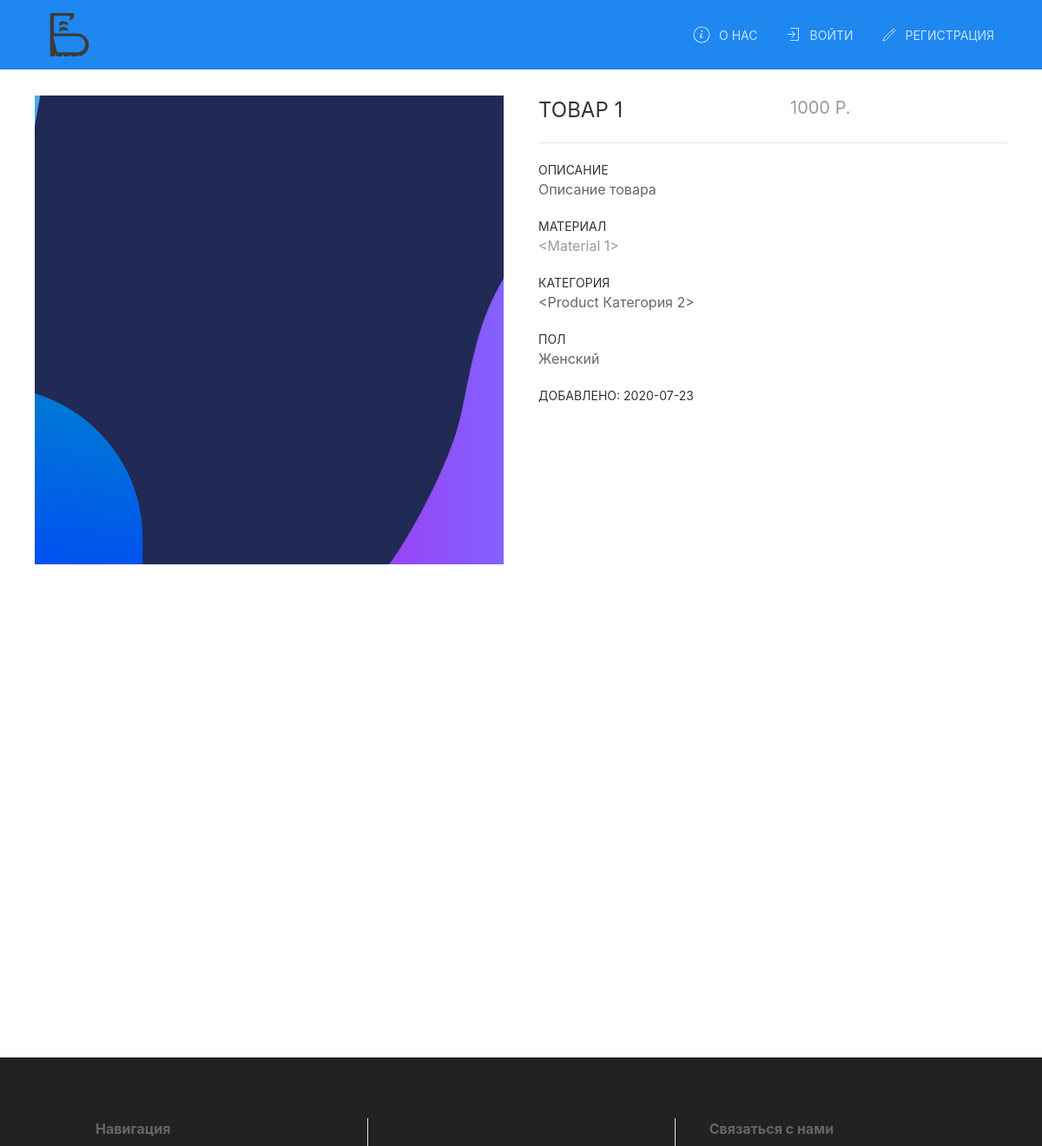
Page /products/target=1 on the committed database.
### py_market/models.py (models this page shows, shortened)
class ProductPhoto(db.Model):
    __tablename__ = "ProductPhoto"
    id = db.Column(db.Integer, primary_key=True)
    path = db.Column(db.String(250))
    products = db.Column(db.Integer, db.ForeignKey(Product.id))
    product = db.relationship(Product,
                              backref=db.backref("photos", lazy="subquery"),
                              foreign_keys=[products])

class Product(db.Model):
    __tablename__ = "Product"
    id = db.Column(db.Integer, primary_key=True, autoincrement=True)
    name = db.Column(db.String(100), nullable=False)
    price = db.Column(db.Float, nullable=False)
    male = db.Column(db.Boolean, nullable=True)
    brand = db.Column(db.String(100), nullable=True)
    description = db.Column(db.String(200))
    arrival_date = db.Column(db.Date(), default=date.today())

class Material(db.Model):
    __tablename__ = "Material"
    id = db.Column(db.Integer, primary_key=True)
    name = db.Column(db.String(100), nullable=False)
    description = db.Column(db.String(100), nullable=True)
    product_id = db.Column(db.Integer, db.ForeignKey("Product.id"))
    products = db.relationship("Product",
                               backref=db.backref("material", lazy="select", uselist=True),
                               secondary=products_materials,
                               uselist=True)

class Category(db.Model):
    __tablename__ = "Category"
    id = db.Column(db.Integer, primary_key=True)
    name = db.Column(db.String(100), nullable=False, unique=True)
    product_id = db.Column(db.Integer, db.ForeignKey("Product.id"))
    products = db.relationship("Product",
                               backref=db.backref("category", lazy="select", uselist=True),
                               secondary=products_categories,
                               uselist=True)
    def __repr__(self):
        return f"<Product {self.name}>"

### products/products.py (the view)
@bp_prods.route('/target=<int:id>')
def product_page(id):
    target_product = Product.query.filter(Product.id == id).first_or_404()
    return render_template("products/product_page.html", product=target_product)

### products/products.py (called while the page is built)
@bp_prods.before_request
def before_request():
    if current_user:
        g.user = current_user

### py_market/routes.py (called while the page is built)
@app.before_request
def before_request():
    if current_user:
        g.user = current_user

@app.context_processor
def inject_user():
    if current_user:
        return dict(user=g.user)

### products/templates/products/product_page.html (shortened to what this page needs)
{% extends "py_market/base.html" %}
{% block content %}
    {% with product = product %}
        <div class="uk-child-width-1-2" uk-grid>
            <div class="">
                {% if product.photos|length >= 1 %}
                    <div class="uk-position-relative uk-visible-toggle uk-light"
                         uk-slideshow="animation: pull; finite: true; ratio: 1:1;">
                        <ul class="uk-slideshow-items">
                            {% for photo in product.photos %}
                                <li>
                                    <img src="{{url_for('static', filename=photo.path) }}" alt="alt_img" uk-cover>
                                </li>
                            {% endfor %}
                        </ul>
                    </div>
                {% endif %}
            </div>
            <div>
                <div class="uk-grid uk-child-width-1-2 uk-flex-around">
                    <div>
                        <div class="uk-h3 uk-text-uppercase">
                            {{ product.name }}
                        </div>
                    </div>
                    <div>
                        <div class="uk-h4 uk-text-muted uk-text-uppercase">
                            {{ product.price }} Р.
                        </div>
                    </div>
                </div>
                <hr>
                <div class="">
                    <div class="uk-description-list">
                        {% if product.description %}
                            <dt>Описание</dt>
                            <dd>{{ product.description }}</dd>
                        {% endif %}
                        {% if product.material|length >= 1 %}
                            <dt>Материал</dt>
                            <dd class="uk-text-muted uk-text-middle">
                                {% for materials in product.material|groupby("name") %}
                                    {{ materials.list|join(", ") }}
                                {% endfor %}
                            </dd>
                        {% endif %}
                        {% if product.category|length %}
                            <dt>Категория</dt>
                             <dd>
                                {% for category in product.category|groupby("name") %}
                                    {{ category.list|join(",") }}
                                {% endfor %}
                            </dd>
                        {% endif %}
                        {% if product.male is defined %}
                            <dt>Пол</dt>
                            <dd>{% if product.male %} {{ "Мужской" }} {% else %} {{ "Женский" }} {% endif %}</dd>
                        {% endif %}
                        <dt class="uk-text-bold">Добавлено: {{ product.arrival_date }}</dt>
                    </div>
                </div>
            </div>
        </div>
    {% endwith %}
{% endblock %}

### py_market/templates/py_market/base.html (shortened to what this page needs)
{% from "py_market/macroses.html" import show_flashed_messages with context %}
<html lang="ru">
    <head>
        {% block head %}
            <link type="text/css" rel="stylesheet" href="{{ url_for('static', filename='/css/style.css') }}">
            <link type="text/css" rel="stylesheet" href="{{ url_for('static', filename='/css/uikit.css') }}">
        {% endblock %}
    </head>
    <body>
        {% block header %}
            {% include "py_market/header.html" with context %}
        {% endblock %}
        <div offset-bottom uk-height-viewport class="uk-container uk-margin-small">
            {% block content %}
            {% endblock %}
        </div>
        <div id="footer"  class="uk-margin-top uk-visible@s">
            {% block footer %}
                {% include "py_market/footer.html"%}
            {% endblock %}
        </div>
    </body>
</html>

### py_market/templates/py_market/header.html (shortened to what this page needs)
<div class="uk-section-primary uk-preserve-color">
    <nav uk-navbar="" class="uk-navbar-container uk-container uk-navbar-transparent">
         <div class="uk-navbar-left" aria-expanded="false">
             <ul class="uk-navbar-nav">
                 <li>
                    <a class="uk-navbar-item uk-logo uk-text-uppercase"
                       href="{{ url_for('home') }}"
                       title="Главная страница">
                    </a>
                 </li>
             </ul>
         </div>
        <div class="uk-navbar-right">
            <ul class="uk-navbar-nav">
                <li>
                    <a href="{{ url_for('about') }}">
                        <span class="uk-icon" uk-icon="info"></span>
                        <span class="uk-margin-small-left">О нас</span>
                    </a>
                </li>
                {% if user.is_authenticated %}
                    <li>
                        <a href="{{ url_for('cart') }}">
                            <span class="uk-icon" uk-icon="cart"></span>
                            <span class="uk-margin-small-left">Корзина</span>
                        </a>
                    </li>
                    <li>
                        <a uk-navbar-toggle-icon class="uk-icon uk-navbar-toggle-icon"></a>
                        <div class="uk-navbar-dropdown">
                            <ul class="uk-nav uk-dropdown-nav">
                                <li>
                                    <a href="{{ url_for('profile') }}">
                                        <span class="uk-icon" uk-icon="user"></span>
                                        <span class="uk-margin-small-left">{{ user.name }}</span>
                                    </a>
                                </li>
                                <li class="uk-nav-divider"></li>
                                <li>
                                     <a href="{{ url_for('auth.logout') }}">
                                         <span class="uk-icon" uk-icon="sign-out"></span>
                                         <span class="uk-margin-small-left">Выйти</span>
                                    </a>
                                </li>
                            </ul>
                        </div>
                    </li>
                {% else %}
                    <li>
                        <a class="uk-icon-link" href="{{ url_for('auth.login') }}">
                            <span class="uk-icon" uk-icon="sign-in"></span>
                            <span class="uk-margin-small-left">Войти</span>
                        </a>
                    </li>
                    <li>
                        <a class="uk-icon-link" href="{{ url_for('auth.register') }}">
                            <span class="uk-icon" uk-icon="pencil"></span>
                            <span class="uk-margin-small-left">Регистрация</span>
                        </a>
                    </li>
                {% endif %}
            </ul>
        </div>
    </nav>
</div>

### py_market/templates/py_market/footer.html (shortened to what this page needs)
<footer>
    <div class="uk-background-secondary uk-padding-large">
        <div class="uk-container ">
            <div uk-grid class="uk-grid-large@m uk-grid-row-small@s uk-grid-divider uk-child-width-expand@s uk-grid">
                <div class="uk-first-column">
                    <ul  class="uk-list">
                         <li class="uk-text-bold">Навигация</li>
                    </ul>
                </div>
                <div></div>
                <div>
                    <ul class="uk-list uk-iconnav uk-iconnav-vertical">
                        <li class="uk-text-bold">Связаться с нами</li>
                    </ul>
                </div>
            </div>
        </div>
    </div>
</footer>

### py_market/static/css/style.css (style rules this page uses)
.uk-navbar-nav > li > a { color: #ffffffbf!important; }

### rows in the picture
ProductPhoto: path (picture)
Product: name "ТОВАР 1", price "1000", description "Описание товара", arrival_date "2020-07-23"
Material: list "<Material 1>"
Category: list "<Product Категория 2>"

### other values in the picture
{{ "Женский" }} "Женский"
